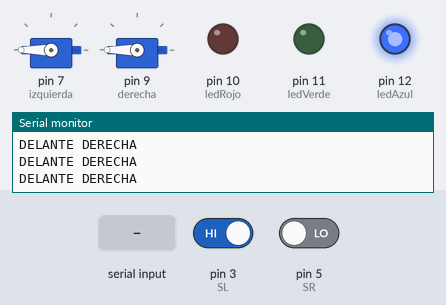
The sketch below on a simulated Arduino Uno, built with avr-gcc and run on an emulated ATmega328P. Shown: 2 × servo, output pins drawn as LEDs (lit = HIGH), the last lines printed to the serial monitor. Inputs (shaded band) come from the test bench; at power-on: pin 3 (SL) HIGH, pin 5 (SR) LOW.

Above: at 1.2 s.
1.3 s: pin 3 (SL) driven LOW
At 1.9 s:
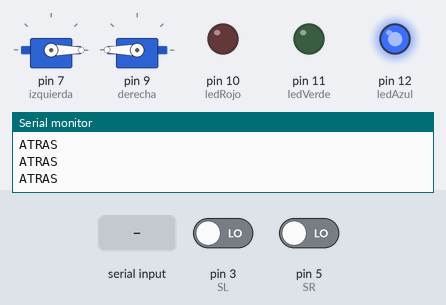
2.8 s: pin 5 (SR) driven HIGH
At 3.3 s:
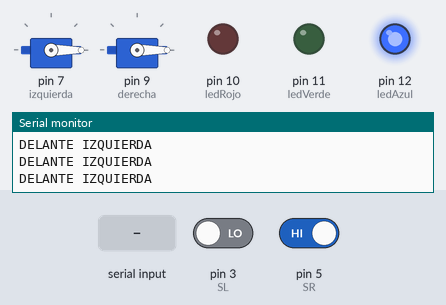
4.3 s: "B" received over Serial
At 5.5 s:
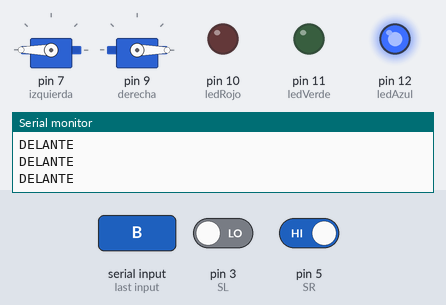
5.8 s: "1" received over Serial
At 6.6 s:
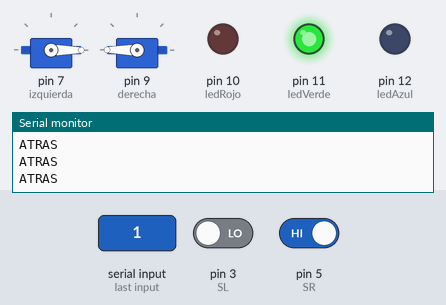
7.3 s: "0" received over Serial
At 7.8 s:
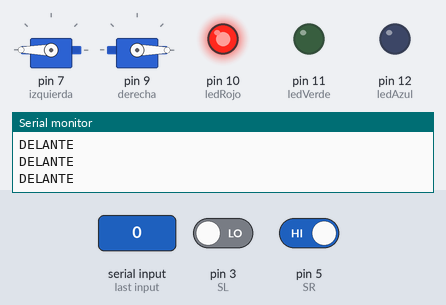
8.8 s: "2" received over Serial
At 9.2 s:
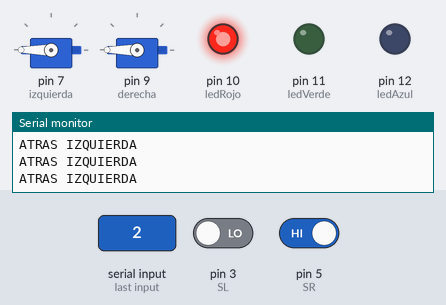
Timing chart, 0 to 11.3 s (numbered marks = the images above; inputs shaded):
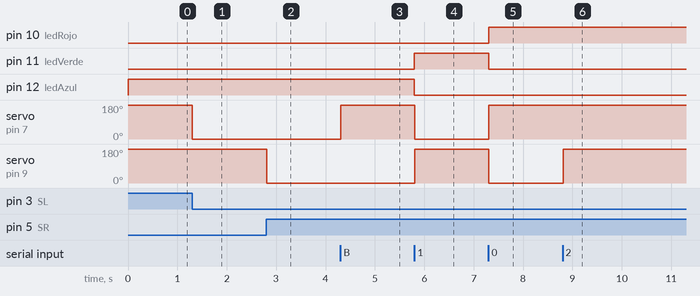

Measured:
- after the input at 1.3 s, servo on pin 7 (izquierda): 180° → 0° at once
- after the input at 2.8 s, servo on pin 9 (derecha): 180° → 0° at once
- after the input at 4.3 s, servo on pin 7 (izquierda): 0° → 180° at once
- after the input at 5.8 s, pin 11 (ledVerde): LOW → HIGH at once; pin 12 (ledAzul): HIGH → LOW at once; servo on pin 7 (izquierda): 180° → 0° at once; servo on pin 9 (derecha): 0° → 180° at once
- after the input at 7.3 s, pin 10 (ledRojo): LOW → HIGH at once; pin 11 (ledVerde): HIGH → LOW at once; servo on pin 7 (izquierda): 0° → 180° at once; servo on pin 9 (derecha): 180° → 0° at once
- after the input at 8.8 s, servo on pin 9 (derecha): 0° → 180° at once

The sketch:

control_cochebt.ino
```cpp
#include <Servo.h>

#define MODO_SIGUELINEAS 1
#define MODO_BLUETOOTH 2

#define MODO_DELANTE 0
#define MODO_ATRAS 1
#define MODO_DELANTE_DERECHA 2
#define MODO_DELANTE_IZQUIERDA 3
#define MODO_ATRAS_DERECHA 4
#define MODO_ATRAS_IZQUIERDA 5
#define MODO_PARADO 6

#define DELANTE_DERECHA 0
#define ATRAS_DERECHA 180

#define DELANTE_IZQUIERDA 180
#define ATRAS_IZQUIERDA 0

#define PARADO 90


Servo izquierda;  // Cremos el objeto de servo
Servo derecha;

int modo = 0;

int modo_s_b = 1;

int rs,ls;

const int BLACK = 0;
const int WHITE = 1;

const int SL = 3;    // the number of the left sensor pin
const int SR= 5;     // the number of the right sensor pin

int ledRojo = 10; //Declara Pin LED Rojo
int ledVerde = 11; //Declara Pin LED Verde
int ledAzul = 12;  //Declara Pin LED Azul

int i = 0;

void setup(){
  Serial.begin(19200);
  izquierda.attach(7);  // attaches the servo on pin 9 to the servo object
  derecha.attach(9);
  pinMode(ledRojo,OUTPUT);  //El LED Rojo como una salida
  pinMode(ledVerde,OUTPUT); //El LED Verde como una salida
  pinMode(ledAzul,OUTPUT);  //El LED Azul como una salida
  setRojo();
  pinMode(SL, INPUT);
  pinMode(SR, INPUT);
}

void loop(){
  if(modo_s_b == MODO_SIGUELINEAS){
    setDireccion();
  }else if(modo_s_b == MODO_BLUETOOTH){
    setModo();
  }

}

void setRojo(){
  analogWrite(ledRojo,255);
  analogWrite(ledVerde,0);
  analogWrite(ledAzul,0);
}

void setVerde(){
  analogWrite(ledRojo,0);
  analogWrite(ledVerde,255);
  analogWrite(ledAzul,0);
}

void setAzul(){
  analogWrite(ledRojo,0);
  analogWrite(ledVerde,0);
  analogWrite(ledAzul,255);
}

void setNegro(){
  analogWrite(ledRojo,0);
  analogWrite(ledVerde,0);
  analogWrite(ledAzul,0);
}

void setMorado(){
  analogWrite(ledRojo,204);
  analogWrite(ledVerde,0);
  analogWrite(ledAzul,204);
}


void setDireccion(){

  rs = digitalRead(SR);
  ls = digitalRead(SL);

  setAzul();
//-- Move the robot according to the inputs
  if (ls == BLACK && rs == BLACK){
     atras();
  }

  else if (ls == WHITE && rs == BLACK){
     delante_derecha();
     delay(10);
  }

  else if (ls == BLACK && rs == WHITE){
    delante_izquierda();
    delay(10);
  }

  else{
    parado();

  }

}


void setModo(){
    switch(modo){
      case MODO_DELANTE:
              delante();
              break;
      case MODO_ATRAS:
              atras();
              break;
      case MODO_DELANTE_DERECHA:
              delante_derecha();
              break;
      case MODO_DELANTE_IZQUIERDA:
              delante_izquierda();
              break;
      case MODO_ATRAS_DERECHA:
              atras_derecha();
              break;
      case MODO_ATRAS_IZQUIERDA:
              atras_izquierda();
              break;
      case MODO_PARADO:
              parado();
              break;
      default:
              Serial.println("NO DEFINIDO");
    }
}

void delante(){
  Serial.println("DELANTE");
  izquierda.write(DELANTE_IZQUIERDA);
  derecha.write(DELANTE_DERECHA);
}

void atras(){
    Serial.println("ATRAS");
  izquierda.write(ATRAS_IZQUIERDA);
  derecha.write(ATRAS_DERECHA);
}

void delante_derecha(){
    Serial.println("DELANTE DERECHA");
  izquierda.write(DELANTE_IZQUIERDA);
  derecha.write(ATRAS_DERECHA);
}

void delante_izquierda(){
    Serial.println("DELANTE IZQUIERDA");
  izquierda.write(ATRAS_IZQUIERDA);
  derecha.write(DELANTE_DERECHA);
}

void atras_izquierda(){
    Serial.println("ATRAS IZQUIERDA");
  izquierda.write(ATRAS_DERECHA);
  derecha.write(ATRAS_DERECHA);
}

void atras_derecha(){
      Serial.println("ATRAS DERECHA");
  izquierda.write(ATRAS_IZQUIERDA);
  derecha.write(ATRAS_DERECHA);
}

void parado(){
      Serial.println("PARADO");
  izquierda.write(PARADO);
  derecha.write(PARADO);
}

void serialEvent(){
  if(Serial.available()){
      char letra = Serial.read();
      if(letra == 'S'){
        modo_s_b = MODO_SIGUELINEAS;
      }else if(letra == 'B'){
        modo_s_b = MODO_BLUETOOTH;
      }

      if(modo_s_b == MODO_BLUETOOTH){
        if(letra == '0'){
          modo = MODO_DELANTE;
          setRojo();
        }else if(letra == '1'){
          modo = MODO_ATRAS;
          setVerde();
        }else if(letra == '2'){
          modo = MODO_ATRAS_IZQUIERDA;
          setRojo();
        }else if(letra == '3'){
          modo = MODO_DELANTE_IZQUIERDA;
          setVerde();
        }else if(letra == '4'){
          modo = MODO_DELANTE_DERECHA;
          setVerde();
        }else if(letra == '5'){
          modo = MODO_ATRAS_DERECHA;
          setRojo();
        }else if(letra == '6'){
          modo = MODO_PARADO;
          setMorado();
        }
            setModo();
      }
  }
}
```
